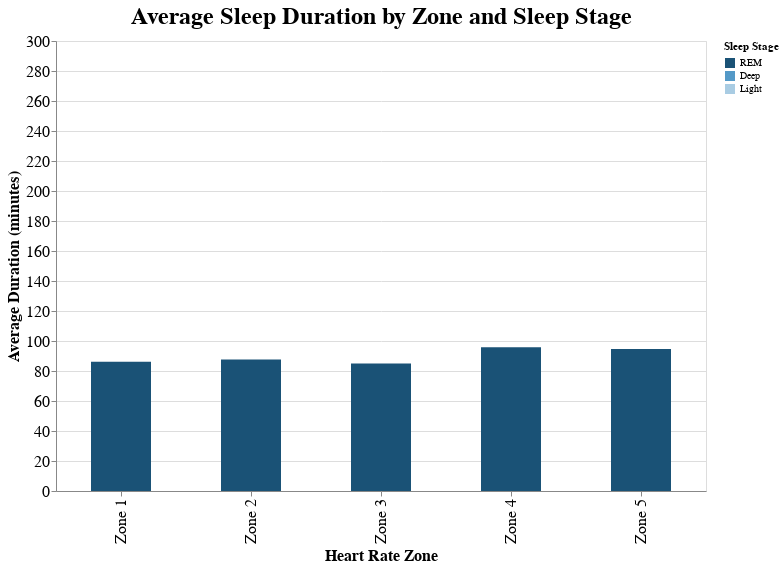

This figure's notebook cell:
### Code cell
selection = alt.selection_point(
    fields=['Sleep Stage'],
    bind=alt.binding_select(options=list(zone_impact_df['Sleep Stage'].unique()), name='Sleep Stage: '),
    value='REM'
)

palette={'REM': '#1A5276','Deep': '#5499C7','Light': '#A9CCE3' }

# Create the interactive bar chart with dropdown
zone_chart = alt.Chart(zone_impact_df).mark_bar(
    size=60
).encode(
    x=alt.X('Zone:N', 
            title='Heart Rate Zone',
            axis=alt.Axis(labelFontSize=16, titleFontSize=16)),
    y=alt.Y('Avg Duration (min):Q', 
            title='Average Duration (minutes)', 
            scale=alt.Scale(domain=[0, 300]),
            axis=alt.Axis(labelFontSize=16, titleFontSize=16)),
    color=alt.Color('Sleep Stage:N', scale=alt.Scale(domain=list(palette.keys()), range=list(palette.values()))),
    tooltip=['Avg Duration (min)']
).properties(
    title='Average Sleep Duration by Zone and Sleep Stage',
    width=650,
    height=450
).add_params(
    selection
).transform_filter(
    selection
).configure_title(
    fontSize=24
)

zone_chart.save('graph4.html')
zone_chart

### Figure 1 — Vega-Lite specification as saved in the notebook (floating-point values rounded to 4 significant figures)
{"config": {"view": {"continuousWidth": 300, "continuousHeight": 300}, "title": {"fontSize": 24}}, "data": {"name": "data-574b8caeba32be63b554953d690d0a85"}, "mark": {"type": "bar", "size": 60}, "encoding": {"color": {"field": "Sleep Stage", "scale": {"domain": ["REM", "Deep", "Light"], "range": ["#1A5276", "#5499C7", "#A9CCE3"]}, "type": "nominal"}, "tooltip": [{"field": "Avg Duration (min)", "type": "quantitative"}], "x": {"axis": {"labelFontSize": 16, "titleFontSize": 16}, "field": "Zone", "title": "Heart Rate Zone", "type": "nominal"}, "y": {"axis": {"labelFontSize": 16, "titleFontSize": 16}, "field": "Avg Duration (min)", "scale": {"domain": [0, 300]}, "title": "Average Duration (minutes)", "type": "quantitative"}}, "height": 450, "params": [{"name": "param_1", "select": {"type": "point", "fields": ["Sleep Stage"]}, "bind": {"input": "select", "options": ["REM", "Deep", "Light"], "name": "Sleep Stage: "}, "value": "REM"}], "title": "Average Sleep Duration by Zone and Sleep Stage", "transform": [{"filter": {"param": "param_1"}}], "width": 650, "$schema": "https://vega.github.io/schema/vega-lite/v5.20.1.json", "datasets": {"data-574b8caeba32be63b554953d690d0a85": [{"Zone": "Zone 1", "Sleep Stage": "REM", "Avg Duration (min)": 86.18}, {"Zone": "Zone 1", "Sleep Stage": "Deep", "Avg Duration (min)": 87.12}, {"Zone": "Zone 1", "Sleep Stage": "Light", "Avg Duration (min)": 246.6}, {"Zone": "Zone 2", "Sleep Stage": "REM", "Avg Duration (min)": 87.68}, {"Zone": "Zone 2", "Sleep Stage": "Deep", "Avg Duration (min)": 84.66}, {"Zone": "Zone 2", "Sleep Stage": "Light", "Avg Duration (min)": 244.2}, {"Zone": "Zone 3", "Sleep Stage": "REM", "Avg Duration (min)": 84.93}, {"Zone": "Zone 3", "Sleep Stage": "Deep", "Avg Duration (min)": 87.86}, {"Zone": "Zone 3", "Sleep Stage": "Light", "Avg Duration (min)": 246.2}, {"Zone": "Zone 4", "Sleep Stage": "REM", "Avg Duration (min)": 95.89}, {"Zone": "Zone 4", "Sleep Stage": "Deep", "Avg Duration (min)": 93.34}, {"Zone": "Zone 4", "Sleep Stage": "Light", "Avg Duration (min)": 239.1}, {"Zone": "Zone 5", "Sleep Stage": "REM", "Avg Duration (min)": 94.6}, {"Zone": "Zone 5", "Sleep Stage": "Deep", "Avg Duration (min)": 105.0}, {"Zone": "Zone 5", "Sleep Stage": "Light", "Avg Duration (min)": 294.2}]}}
